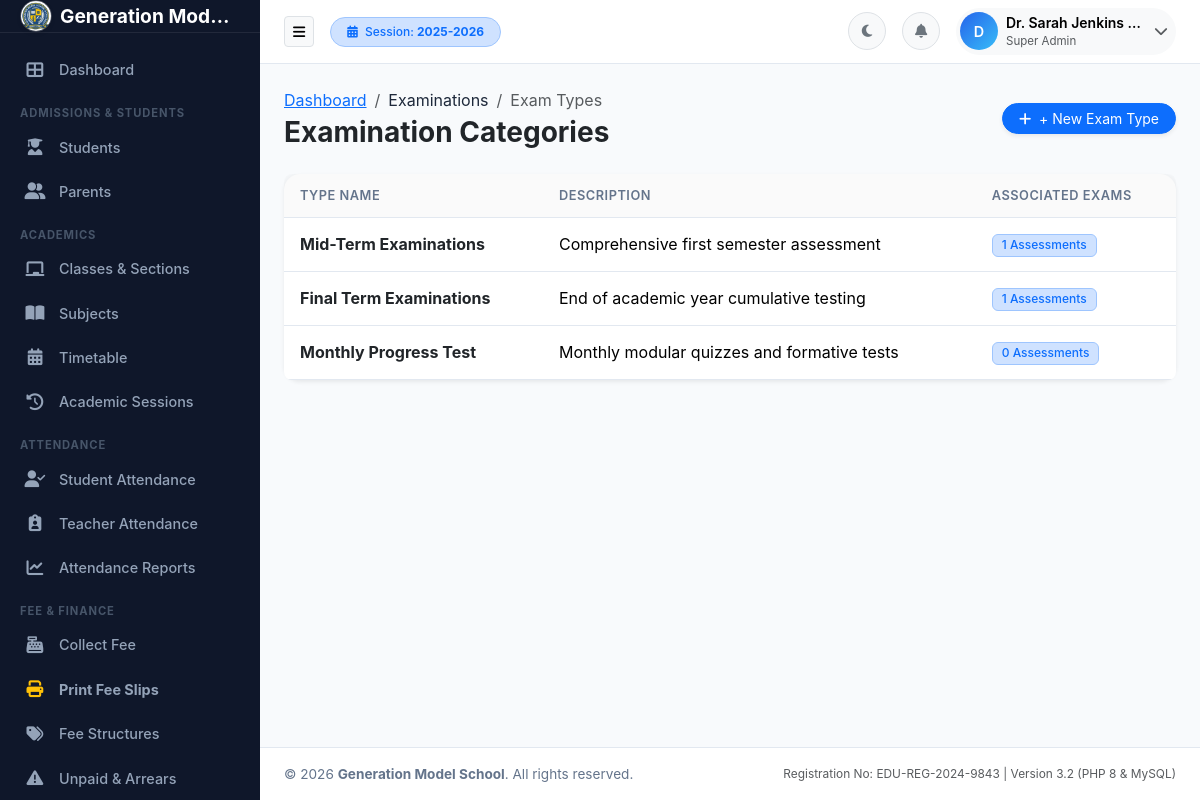
Page /examinations/exam-types.php (signed in) on the committed database.
### tables this page shows
CREATE TABLE academic_sessions (
    id INT AUTO_INCREMENT PRIMARY KEY,
    session_name VARCHAR(50) NOT NULL UNIQUE,
    start_date DATE NOT NULL,
    end_date DATE NOT NULL,
    is_current TINYINT(1) DEFAULT 0,
    status ENUM('active', 'inactive', 'archived') DEFAULT 'active',
    created_at TIMESTAMP DEFAULT CURRENT_TIMESTAMP
);

CREATE TABLE exam_types (
    id INT AUTO_INCREMENT PRIMARY KEY,
    name VARCHAR(100) NOT NULL,
    description VARCHAR(255) NULL,
    created_at TIMESTAMP DEFAULT CURRENT_TIMESTAMP
);

### includes/functions.php (called while the page is built, shortened)
<?php
require_once __DIR__ . '/../config/config.php';
function getActiveSession() {
    global $pdo;
    $stmt = $pdo->query("SELECT * FROM academic_sessions WHERE is_current = 1 LIMIT 1");
    $activeSession = $stmt->fetch();
    return $activeSession;
}

### config/config.php (called while the page is built, shortened)
<?php
function e($string) {
    return htmlspecialchars((string)($string ?? ''), ENT_QUOTES, 'UTF-8');
}

### includes/auth.php (called while the page is built, shortened)
<?php
require_once __DIR__ . '/../config/config.php';
function isLoggedIn() {
    return isset($_SESSION['user_id']) && !empty($_SESSION['user_id']);
}
function getCurrentUser() {
    if (isset($_SESSION['user_data'])) {
        return $_SESSION['user_data'];
    }
    return null;
}

### examinations/exam-types.php (the view, shortened to what this page needs)
<?php
require_once __DIR__ . '/../config/config.php';
require_once __DIR__ . '/../includes/auth.php';
require_once __DIR__ . '/../includes/permissions.php';
require_once __DIR__ . '/../includes/functions.php';
$types = $pdo->query("SELECT * FROM exam_types ORDER BY id ASC")->fetchAll();
require_once __DIR__ . '/../includes/header.php';
?>
<div class="d-flex flex-column flex-md-row justify-content-between align-items-md-center mb-4 gap-3">
    <div>
        <nav aria-label="breadcrumb">
            <ol class="breadcrumb mb-1">
                <li class="breadcrumb-item"><a href="<?= BASE_PATH ?>/dashboard.php">Dashboard</a></li>
                <li class="breadcrumb-item">Examinations</li>
                <li class="breadcrumb-item active">Exam Types</li>
            </ol>
        </nav>
        <h3 class="fw-bold text-dark mb-0">Examination Categories</h3>
    </div>
    <button type="button" class="btn btn-primary btn-sm rounded-pill px-3 shadow-sm" data-bs-toggle="modal" data-bs-target="#addTypeModal">
        <i class="fas fa-plus me-1"></i> + New Exam Type
    </button>
</div>
<div class="card border-0 shadow-sm rounded-4">
    <div class="card-body p-0">
        <div class="table-responsive">
            <table class="table table-hover align-middle mb-0">
                <thead class="table-light">
                    <tr>
                        <th>Type Name</th>
                        <th>Description</th>
                        <th>Associated Exams</th>
                    </tr>
                </thead>
                <tbody>
                    <?php foreach ($types as $t):
                        $exCount = (int)$pdo->query("SELECT COUNT(*) FROM exams WHERE exam_type_id = {$t['id']}")->fetchColumn();
                    ?>
                        <tr>
                            <td class="fw-bold text-dark"><?= e($t['name']) ?></td>
                            <td><?= e($t['description'] ?: 'Standard examination type') ?></td>
                            <td><span class="badge bg-primary-subtle text-primary border border-primary-subtle"><?= $exCount ?> Assessments</span></td>
                        </tr>
                    <?php endforeach; ?>
                </tbody>
            </table>
        </div>
    </div>
</div>
<?php require_once __DIR__ . '/../includes/footer.php'; ?>

### includes/navbar.php (shortened to what this page needs)
<header class="app-navbar">
    <div class="d-flex align-items-center">
        <button type="button" class="btn btn-light border btn-sm me-3" id="sidebarToggle" aria-label="Toggle Sidebar">
            <i class="fas fa-bars"></i>
        </button>
        <div class="d-none d-md-block">
            <span class="badge bg-primary-subtle text-primary border border-primary-subtle px-3 py-2 rounded-pill">
                <i class="fas fa-calendar-alt me-1"></i> Session: <strong><?= e($activeSession['session_name'] ?? '2025-2026') ?></strong>
            </span>
        </div>
    </div>
    <div class="nav-actions">
        <button class="btn btn-light border btn-sm rounded-circle d-flex align-items-center justify-content-center" id="themeToggleBtn" style="width: 38px; height: 38px;" title="Toggle Dark/Light Mode">
            <i class="fas fa-moon text-secondary"></i>
        </button>
        <div class="dropdown">
            <button class="btn btn-light border btn-sm rounded-circle position-relative d-flex align-items-center justify-content-center" style="width: 38px; height: 38px;" id="notificationsDropdown" data-bs-toggle="dropdown" aria-expanded="false">
                <i class="fas fa-bell text-secondary"></i>
            </button>
        </div>
        <div class="dropdown">
            <button class="btn btn-light border-0 p-1 d-flex align-items-center rounded-pill" id="userMenuDropdown" data-bs-toggle="dropdown" aria-expanded="false">
                <div class="avatar-initials me-2">
                    <?= strtoupper(substr($currentUser['full_name'] ?? 'U', 0, 1)) ?>
                </div>
                <div class="text-start d-none d-lg-block me-2">
                    <div class="fw-semibold small text-truncate" style="max-width: 140px;"><?= e($currentUser['full_name'] ?? 'User') ?></div>
                    <div class="text-muted" style="font-size: 0.72rem;"><?= e($currentUser['role_display'] ?? 'Staff') ?></div>
                </div>
                <i class="fas fa-chevron-down text-muted small me-1"></i>
            </button>
        </div>
    </div>
</header>

### assets/css/style.css (style rules this page uses)
:root { --primary-color: #2563eb; --primary-hover: #1d4ed8; --secondary-color: #475569; --success-color: #10b981; --danger-color: #ef4444; --warning-color: #f59e0b; --info-color: #06b6d4; --bg-main: #f8fafc; --bg-card: #ffffff; --bg-sidebar: #0f172a; --sidebar-text: #94a3b8; --sidebar-active: #ffffff; --sidebar-active-bg: #1e293b; --text-main: #1e293b; --text-muted: #64748b; --border-color: #e2e8f0; --topbar-height: 64px; --sidebar-width: 260px; --sidebar-collapsed-width: 70px; --transition-speed: 0.25s; }
body { font-family: -apple-system, BlinkMacSystemFont, "Segoe UI", Roboto, "Helvetica Neue", Arial, sans-serif; background-color: var(--bg-main); color: var(--text-main); margin: 0; padding: 0; overflow-x: hidden; transition: background-color var(--transition-speed), color var(--transition-speed); }
.app-navbar { height: var(--topbar-height); background-color: var(--bg-card); border-bottom: 1px solid var(--border-color); display: flex; align-items: center; justify-content: space-between; padding: 0 1.5rem; position: sticky; top: 0; z-index: 1030; transition: background-color var(--transition-speed), border-color var(--transition-speed); }
.nav-actions { display: flex; align-items: center; gap: 1rem; }
.card { background-color: var(--bg-card); border: 1px solid var(--border-color); border-radius: 0.75rem; box-shadow: 0 1px 3px 0 rgba(0, 0, 0, 0.05); transition: background-color var(--transition-speed), border-color var(--transition-speed), box-shadow 0.2s ease; }
.table { color: var(--text-main); border-color: var(--border-color); margin-bottom: 0; }
.table th { background-color: rgba(0, 0, 0, 0.02); color: var(--text-muted); font-weight: 600; font-size: 0.8rem; text-transform: uppercase; letter-spacing: 0.04em; border-bottom: 1px solid var(--border-color); padding: 0.75rem 1rem; }
.table td { padding: 0.85rem 1rem; vertical-align: middle; border-bottom: 1px solid var(--border-color); }
.table-responsive { border-radius: 0.5rem; }
.badge { font-weight: 500; padding: 0.4em 0.75em; border-radius: 0.375rem; }
.avatar-initials { width: 38px; height: 38px; border-radius: 50%; background: linear-gradient(135deg, #2563eb, #38bdf8); color: #fff; display: inline-flex; align-items: center; justify-content: center; font-weight: 600; font-size: 0.9rem; }

### rows in the picture
academic_sessions: session_name "2025-2026"
exam_types: name "Mid-Term Examinations", description "Comprehensive first semester assessment", id "1"
exam_types: name "Final Term Examinations", description "End of academic year cumulative testing", exCount "1"
exam_types: name "Monthly Progress Test", description "Monthly modular quizzes and formative tests", exCount "0"

### other values in the picture
getSetting('school_name', 'Generation Model School') "Generation Mod…"
substr($currentUser['full_name'] ?? 'U', 0, 1) "D"
$currentUser['full_name'] "Dr. Sarah Jenkins…"
$currentUser['role_display'] "Super Admin"
getSetting('school_name', 'EduManage School Management System') "Generation Model School"
getSetting('registration_no', 'EDU-REG-2024-9843') "EDU-REG-2024-9843"
